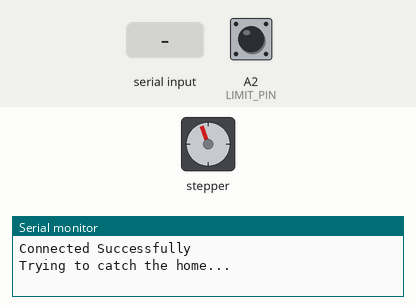
Bench run of a sketch on a simulated Arduino Uno, built with avr-gcc and run on an emulated ATmega328P. Parts: stepper motor, the last lines printed to the serial monitor. The test bench sets the inputs (shaded band); at power-on: A2 (LIMIT_PIN) HIGH. Stepper angles assume 4076 steps per turn.

Above: at 0.8 s.
0.9 s: A2 (LIMIT_PIN) driven LOW
2.4 s: "HOME 1\n" received over Serial
At 2.57 s:
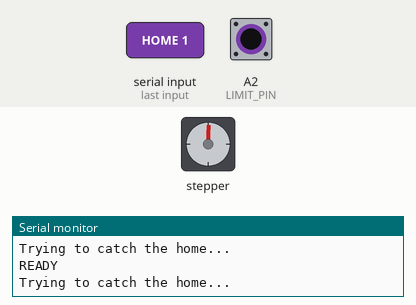
At 5.3 s:
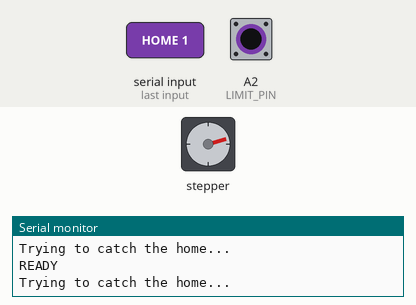
5.4 s: A2 (LIMIT_PIN) pulsed HIGH 2 times (0.12 s each, 0.3 s apart)
Timing chart, 0 to 8.4 s (numbered marks = the images above; inputs shaded):
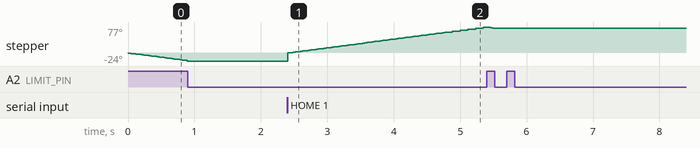

The sketch:

index.ino
```cpp
/*
 * 엘리베이터 모형 (Arduino + 28BYJ-48 + ULN2003 + 1층 리밋 스위치)
 *
 * 통신: 115200 baud, 줄바꿈('\n') 단위 텍스트, 층 번호는 1~5
 *
 *  PC -> 보드
 *    CFG <층당ms> <가속ms>  이동 속도 설정. 이동 중이면 정차 후에 적용
 *    GO <층>                해당 층에서 멈추도록 이동. 이동 중에도 다시 보낼 수 있음
 *    HOME                   리밋 스위치로 원점(1층) 다시 잡기
 *    LED <마스크>           호출 LED (USE_LEDS 1일 때만 동작)
 *    PING                   상태 확인 (원점이 잡혀 있으면 READY)
 *
 *  보드 -> PC
 *    READY            부팅 후 원점 잡기 완료
 *    HOMED            HOME 명령 후 원점 잡기 완료
 *    ARR <층>         도착 (정지)
 *    CFGACK <층당ms>  실제 적용된 층당 이동 시간 (모터 한계로 요청보다 느릴 수 있음)
 *    ERR <사유>       NOT_HOMED, BAD_FLOOR, BAD_ARG, UNKNOWN, LIMIT, HOME_FAIL
 */

#include <AccelStepper.h>

// ================= 제작 후 조정할 상수 =================

const int FLOORS = 5;						// 층수
const float FLOOR_HEIGHT_MM = 75; 		// 층 높이[단위: mm]

// 줄을 감는 원통 지름[단위: mm] (미정, 정해지면 수정. 현재는 400mm 기준 정함.)
// 지름의 값은 엘리베이터의 이동 거리에 비례하므로 이에 맞추면 된다.
// 만약 최대 실제 이동거리(1F -> 5F)가 450mm면 이 값에 450/400을 곱하면 된다.
const float SPOOL_DIAMETER_MM = 12.73f;

const float STEPS_PER_REV = 4076.0;			// 28BYJ-48 하프스텝 기준 (기어비 63.68395 x 64)
const float MAX_STEPS_PER_SEC = 700.0;		// 모터가 안정적으로 낼 수 있는 속도 (측정 후 수정)
const int UP_SIGN = 1;						// 위로 올라갈 때 스텝 부호 (반대로 움직이면 -1)

const long HOME_OFFSET_STEPS = 0;			// 스위치가 눌리는 위치에서 1층 위치까지 올라가는 스텝 수
const float HOME_SPEED = 300.0;				// 원점 잡을 때 속도 (steps/s)
const long LIMIT_MARGIN_STEPS = 30;			// 1층 아래로 이 이상 내려가 스위치가 눌리면 이상으로 판단
const bool RELEASE_COILS_WHEN_IDLE = false; // 정지 시 코일 전류 차단 (발열 줄임, 카가 내려갈 수 있음)

const uint8_t LIMIT_PIN = A2; 				// C는 이 핀(A2)에, NO는 GND (INPUT_PULLUP / KW-10R 기준)
// ULN2003 IN1~IN4 = 8, 9, 10, 11 (AccelStepper는 IN1, IN3, IN2, IN4 순서로 넘김)
AccelStepper stepper(AccelStepper::HALF4WIRE, 8, 10, 9, 11);

// 호출 LED를 달면 USE_LEDS를 1로. 순서: 1▲ 2▲ 2▼ 3▲ 3▼ 4▲ 4▼ 5▼
#define USE_LEDS 0
#if USE_LEDS
const uint8_t LED_PINS[8] = {2, 3, 4, 5, 6, 7, A0, A1};
#endif
// ======================================================

long stepsPerFloor;
bool homed = false;
bool wasMoving = false;
int pendingFloor = 0; // 감속 후 이어서 갈 층 (0이면 없음)
long cfgFloorMs = 6500, cfgAccelMs = 2000;
bool cfgPending = false; // 이동 중 받은 CFG를 정지 후에 적용
float curAccel = 100.0;

char lineBuf[32];
uint8_t lineLen = 0;

long logicalPos() { return UP_SIGN * stepper.currentPosition(); } // 이론상 위치 값. 1층을 0으로 잡고, 위로는 +, 아래는 -
void moveToLogical(long p) { stepper.moveTo(UP_SIGN * p); }
bool limitPressed() { return digitalRead(LIMIT_PIN) == LOW; } // 원점에 도달했는가? (리밋 스위치가 눌렸는가?)

// 현재 위치해 있는 층을 구하는 함수
int currentFloor()
{
	int f = (int)((logicalPos() + stepsPerFloor / 2) / stepsPerFloor) + 1;
	return constrain(f, 1, FLOORS);
}

// 도착 메시지와 도착한 층을 전달
void sendArr()
{
	Serial.print(F("ARR "));
	Serial.println(currentFloor());
}

// 층당 시간(ms)과 가속 시간(ms)을 속도·가속도로 변환해 적용
void applyCfg(bool ack)
{
	float v = stepsPerFloor / (cfgFloorMs / 1000.0f);
	if (v > MAX_STEPS_PER_SEC)
		v = MAX_STEPS_PER_SEC;
	float accelSec = max(cfgAccelMs, 20L) / 1000.0f;
	curAccel = v / accelSec;
	stepper.setMaxSpeed(v);
	stepper.setAcceleration(curAccel);
	cfgPending = false;
	if (ack)
	{
		Serial.print(F("CFGACK "));
		Serial.println((long)(stepsPerFloor / v * 1000.0f));
	}
}

// ---- 원점 잡기 ----
bool runUntil(float speed, bool wantPressed, long maxSteps)
{
	stepper.setSpeed(speed);
	long n = 0;
	while (limitPressed() != wantPressed)
	{
		if (stepper.runSpeed() && ++n > maxSteps)
			return false;
	}
	return true;
}

// 원점을 잡아 1층으로 이동하는 메소드. 성공적으로 진행하면 true, 아니면 false를 반환함
bool doHome()
{
	Serial.println("Trying to catch the home...");
	homed = false;
	pendingFloor = 0;
	wasMoving = false;

	long maxSteps = (long)(FLOORS + 1) * stepsPerFloor;
	float up = UP_SIGN * HOME_SPEED;

	stepper.setMaxSpeed(HOME_SPEED);
	stepper.setAcceleration(500);

	// 리밋 스위치까지 이동하여 원점 잡기
	if (limitPressed() && !runUntil(up, false, maxSteps))
		return false; // 눌려 있으면 위로 풀기

	if (!runUntil(-up, true, maxSteps))
		return false; // 내려가며 스위치 감지

	// 이론상 현 위치를 0으로 잡고, 1층으로 이동
	stepper.setCurrentPosition(0);
	moveToLogical(HOME_OFFSET_STEPS); // 1층 위치까지 올라가기
	stepper.runToPosition();
	stepper.setCurrentPosition(0);
	homed = true;
	applyCfg(false);
	return true;
}

void homeAndReport(bool boot)
{
	if (doHome())
		Serial.println(boot ? F("READY") : F("HOMED"));
	else
		Serial.println(F("ERR HOME_FAIL"));
}

// ---- 이동 ----
void requestMove(int f)
{
	long tgt = (long)(f - 1) * stepsPerFloor;

	if (!stepper.isRunning())
	{ // 정지 상태: 바로 이동
		pendingFloor = 0;
		if (tgt == logicalPos())
		{
			sendArr();
			return;
		}
		moveToLogical(tgt);
		wasMoving = true;
		return;
	}

	// 이동 중 재지정
	long cur = logicalPos();
	int dir = (UP_SIGN * stepper.distanceToGo() >= 0) ? 1 : -1;
	if ((tgt - cur) * dir > 0)
	{					  // 진행 방향 앞쪽이면 목표만 바꿈
		pendingFloor = 0; // (감속 거리보다 가까우면 AccelStepper가 약간 넘어갔다 돌아옴)
		moveToLogical(tgt);
		return;
	}
	// 반대 방향이거나 이미 지난 층: 감속해서 가까운 층에 선 뒤 이어서 이동
	float v = fabs(stepper.speed());
	long decel = (long)(v * v / (2.0f * curAccel)) + 1;
	long stopPos = cur + dir * decel;
	long fl = (dir > 0) ? ((stopPos + stepsPerFloor - 1) / stepsPerFloor) * stepsPerFloor
						: (stopPos / stepsPerFloor) * stepsPerFloor;
	fl = constrain(fl, 0L, (long)(FLOORS - 1) * stepsPerFloor);
	moveToLogical(fl);
	pendingFloor = f;
}

// 이동 후 정지했을 때
void onStopped()
{
	wasMoving = false;

	// 이어서 갈 층이 있다면 pendingFloor(이후 0으로 리셋) 층으로 이동
	if (pendingFloor)
	{
		int f = pendingFloor;
		pendingFloor = 0;
		requestMove(f);
		return;
	}

	// CFG가 있다면 적용
	if (cfgPending)
		applyCfg(true);

	// PC 시뮬레이션에 메시지 전달
	sendArr();
	if (RELEASE_COILS_WHEN_IDLE)
		stepper.disableOutputs();
}

// ---- 명령 처리 ----
long nextInt(long def)
{
	char *t = strtok(NULL, " ");
	return t ? atol(t) : def;
}

void handleLine(char *s)
{
	char *cmd = strtok(s, " ");
	if (!cmd)
		return;

	if (!strcmp(cmd, "GO"))
	{
		int f = (int)nextInt(0);
		if (!homed)
		{
			Serial.println(F("ERR NOT_HOMED"));
			return;
		}
		if (f < 1 || f > FLOORS)
		{
			Serial.println(F("ERR BAD_FLOOR"));
			return;
		}
		if (RELEASE_COILS_WHEN_IDLE)
			stepper.enableOutputs();
		requestMove(f);
	}
	else if (!strcmp(cmd, "CFG"))
	{
		long fm = nextInt(0), am = nextInt(0);
		if (fm <= 0 || am <= 0)
		{
			Serial.println(F("ERR BAD_ARG"));
			return;
		}
		cfgFloorMs = fm;
		cfgAccelMs = am;
		if (stepper.isRunning())
			cfgPending = true; // 정차 후 적용
		else
			applyCfg(true);
	}
	else if (!strcmp(cmd, "HOME"))
	{
		homeAndReport(false);
	}
	else if (!strcmp(cmd, "LED"))
	{
#if USE_LEDS
		long m = nextInt(0);
		for (uint8_t i = 0; i < 8; i++)
			digitalWrite(LED_PINS[i], (m >> i) & 1);
#endif
	}
	else if (!strcmp(cmd, "PING"))
	{
		Serial.println(homed ? F("READY") : F("ERR NOT_HOMED"));
	}
	else
	{
		Serial.println(F("ERR UNKNOWN"));
	}
}

// 시리얼로 받은 메시지를 버퍼로 처리
void readSerial()
{
	while (Serial.available())
	{
		char c = Serial.read();
		if (c == '\n' || c == '\r')
		{
			if (lineLen)
			{
				lineBuf[lineLen] = 0;
				handleLine(lineBuf);
				lineLen = 0;
			}
		}
		else if (lineLen < sizeof(lineBuf) - 1)
		{
			lineBuf[lineLen++] = c;
		}
		else
		{
			lineLen = 0; // 너무 긴 줄은 버림
		}
	}
}

void setup()
{
	Serial.begin(115200);
	Serial.println(F("Connected Successfully"));
	pinMode(LIMIT_PIN, INPUT_PULLUP);

	// LED를 사용한다면 순서대로 핀번호 지정
#if USE_LEDS
	for (uint8_t i = 0; i < 8; i++)
		pinMode(LED_PINS[i], OUTPUT);
#endif

	stepsPerFloor = lround(FLOOR_HEIGHT_MM / (PI * SPOOL_DIAMETER_MM) * STEPS_PER_REV);
	homeAndReport(true);
}

void loop()
{
	readSerial();
	stepper.run();
	bool moving = stepper.isRunning(); // 움직이면 true, 그렇지 않으면 false

	// 리밋 스위치가 눌려져 있는데도 원점 근처가 아닌 경우
	// 즉, 원점에 있어야하는데 그렇지 않아 오차 범위를 벗어난 경우
	if (limitPressed() && moving && logicalPos() > -HOME_OFFSET_STEPS + LIMIT_MARGIN_STEPS)
	{
		stepper.setCurrentPosition(stepper.currentPosition());
		Serial.println(F("ERR LIMIT"));
		homeAndReport(false);
		return;
	}

	if (wasMoving && !moving)
		onStopped();
	else
		wasMoving = moving;
}
```

Measured:
- after the input at 0.9 s, stepper: stops changing and stays -24°
- after the input at 2.4 s, stepper: keeps turning clockwise at about 34°/s, starting at once
